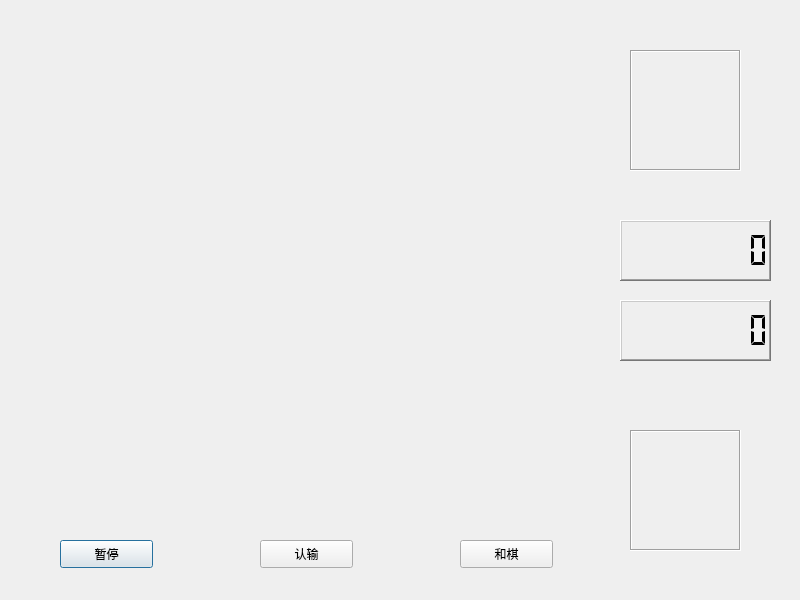
<?xml version="1.0" encoding="UTF-8"?>
<ui version="4.0">
 <class>Window</class>
 <widget class="QDialog" name="Window">
  <property name="geometry">
   <rect>
    <x>0</x>
    <y>0</y>
    <width>800</width>
    <height>600</height>
   </rect>
  </property>
  <property name="windowTitle">
   <string>Dialog</string>
  </property>
  <widget class="QLCDNumber" name="TimerOppo">
   <property name="geometry">
    <rect>
     <x>620</x>
     <y>220</y>
     <width>151</width>
     <height>61</height>
    </rect>
   </property>
   <property name="frameShape">
    <enum>QFrame::WinPanel</enum>
   </property>
   <property name="digitCount">
    <number>8</number>
   </property>
   <property name="segmentStyle">
    <enum>QLCDNumber::Flat</enum>
   </property>
  </widget>
  <widget class="QLCDNumber" name="TimerMy">
   <property name="geometry">
    <rect>
     <x>620</x>
     <y>300</y>
     <width>151</width>
     <height>61</height>
    </rect>
   </property>
   <property name="frameShape">
    <enum>QFrame::WinPanel</enum>
   </property>
   <property name="digitCount">
    <number>8</number>
   </property>
   <property name="segmentStyle">
    <enum>QLCDNumber::Flat</enum>
   </property>
  </widget>
  <widget class="QLabel" name="OppoName">
   <property name="geometry">
    <rect>
     <x>610</x>
     <y>180</y>
     <width>161</width>
     <height>31</height>
    </rect>
   </property>
   <property name="text">
    <string/>
   </property>
   <property name="alignment">
    <set>Qt::AlignCenter</set>
   </property>
  </widget>
  <widget class="QLabel" name="OppoImg">
   <property name="geometry">
    <rect>
     <x>630</x>
     <y>50</y>
     <width>111</width>
     <height>121</height>
    </rect>
   </property>
   <property name="frameShape">
    <enum>QFrame::Box</enum>
   </property>
   <property name="frameShadow">
    <enum>QFrame::Sunken</enum>
   </property>
   <property name="text">
    <string/>
   </property>
   <property name="pixmap">
    <pixmap resource="resource.qrc">:/new/image/pdx.jpg</pixmap>
   </property>
   <property name="scaledContents">
    <bool>true</bool>
   </property>
  </widget>
  <widget class="QLabel" name="MyName">
   <property name="geometry">
    <rect>
     <x>610</x>
     <y>380</y>
     <width>161</width>
     <height>31</height>
    </rect>
   </property>
   <property name="text">
    <string/>
   </property>
   <property name="alignment">
    <set>Qt::AlignCenter</set>
   </property>
  </widget>
  <widget class="QLabel" name="MyImg">
   <property name="geometry">
    <rect>
     <x>630</x>
     <y>430</y>
     <width>111</width>
     <height>121</height>
    </rect>
   </property>
   <property name="frameShape">
    <enum>QFrame::Box</enum>
   </property>
   <property name="frameShadow">
    <enum>QFrame::Sunken</enum>
   </property>
   <property name="text">
    <string/>
   </property>
   <property name="pixmap">
    <pixmap resource="resource.qrc">:/new/image/hmbb.jpg</pixmap>
   </property>
   <property name="scaledContents">
    <bool>true</bool>
   </property>
  </widget>
  <widget class="QPushButton" name="Pause">
   <property name="geometry">
    <rect>
     <x>60</x>
     <y>540</y>
     <width>93</width>
     <height>28</height>
    </rect>
   </property>
   <property name="text">
    <string>暂停</string>
   </property>
  </widget>
  <widget class="QPushButton" name="Surrender">
   <property name="geometry">
    <rect>
     <x>260</x>
     <y>540</y>
     <width>93</width>
     <height>28</height>
    </rect>
   </property>
   <property name="text">
    <string>认输</string>
   </property>
  </widget>
  <widget class="QPushButton" name="Drawn">
   <property name="geometry">
    <rect>
     <x>460</x>
     <y>540</y>
     <width>93</width>
     <height>28</height>
    </rect>
   </property>
   <property name="text">
    <string>和棋</string>
   </property>
  </widget>
 </widget>
 <resources>
  <include location="resource.qrc"/>
 </resources>
 <connections/>
</ui>
